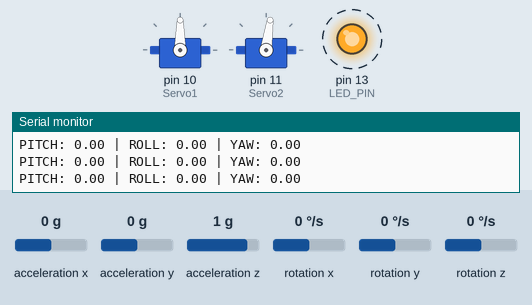
Bench run of a sketch on a simulated Arduino Uno, built with avr-gcc and run on an emulated ATmega328P. On the bench: 2 × servo, output pins drawn as LEDs (lit = HIGH), the last lines printed to the serial monitor. Dashed ring = blinking. The inputs (shaded band) are chosen by the test bench; at power-on: acceleration x 0 g, acceleration y 0 g, acceleration z 1 g, rotation x 0 °/s, rotation y 0 °/s, rotation z 0 °/s.

Above: at 1.7 s.
1.8 s: acceleration x set to -1.4 g
At 2.36 s:
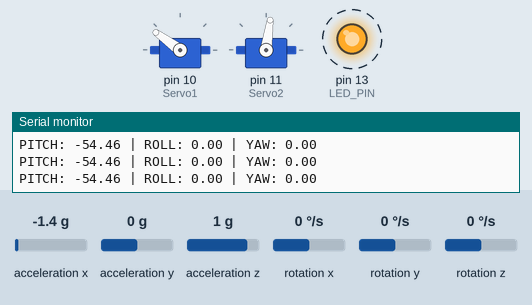
4.8 s: acceleration y set to 0.8 g
At 5.05 s:
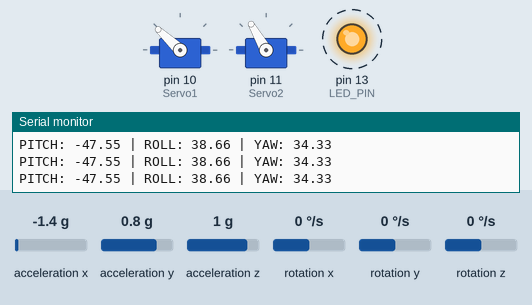
7.8 s: acceleration z set to -1.4 g
At 8.98 s:
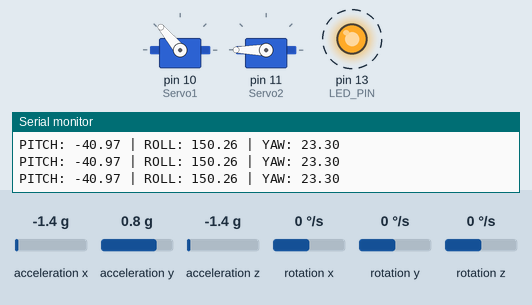
10.8 s: acceleration x set to -0.8 g
At 12.01 s:
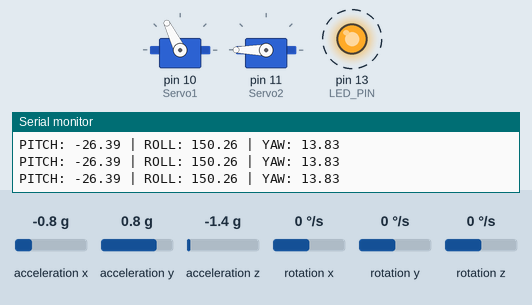
13.8 s: acceleration y set to 0.2 g
At 14.43 s:
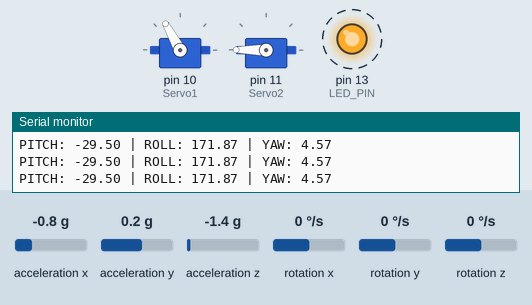
16.8 s: acceleration y set to -0.1 g
At 17.14 s:
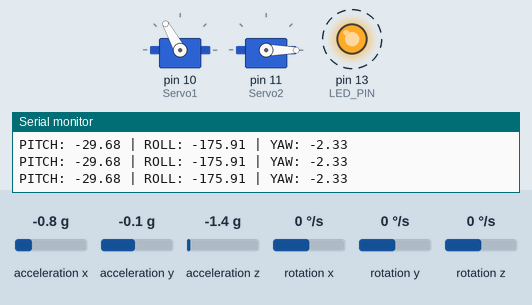
Timing chart, 0 to 20.8 s (numbered marks = the images above; inputs shaded):
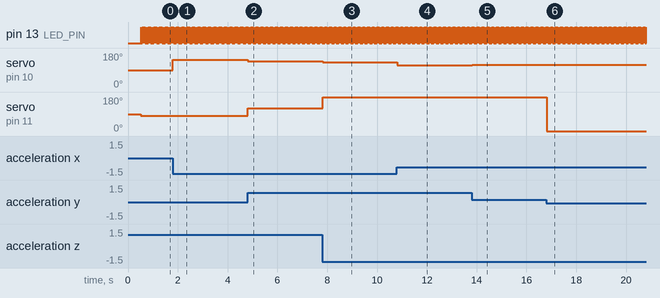

The sketch:

main_project.ino
```cpp
// 2 servo planar stabilization system
// Servo Connection
// BROWN - gnd
// red - 5v
// yellow - d10 (pwm on Sero 1)
//        - d11 (servo 2)
// MPU Connection
// VCC - 5v
// GND - GND
// SCL - A5 (w/ 10k PuR)
// SDA - A4 (w/ 10k PuR)
// INT - D2 (not used)

#include <Servo.h>
#include "I2Cdev.h"
#include "MPU6050_6Axis_MotionApps20.h"
//#include "MPU6050.h"

#define LED_PIN 13
bool blinkState = true;

Servo Servo1;
Servo Servo2;

float mpuPitch = 0;
float mpuRoll = 0;
float mpuYaw = 0;


// define MPU instance
MPU6050 mpu;                    // class default I2C address is 0x68; specific I2C addresses may be passed as a parameter here

// MPU control/status vars
uint8_t mpuIntStatus;   // holds actual interrupt status byte from MPU
uint8_t devStatus;      // return status after each device operation (0 = success, !0 = error)
uint16_t packetSize;    // expected DMP packet size (default is 42 bytes)
uint16_t fifoCount;     // count of all bytes currently in FIFO
uint8_t fifoBuffer[64]; // FIFO storage buffer

// orientation/motion vars
Quaternion q;           // [w, x, y, z]         quaternion container
VectorInt16 aa;         // [x, y, z]            accel sensor measurements
VectorInt16 aaReal;     // [x, y, z]            gravity-free accel sensor measurements
VectorInt16 aaWorld;    // [x, y, z]            world-frame accel sensor measurements
VectorFloat gravity;    // [x, y, z]            gravity vector
float ypr[3];           // [yaw, pitch, roll]   yaw/pitch/roll container and gravity vector

// relative ypr[x] usage based on sensor orientation when mounted, e.g. ypr[PITCH]
#define PITCH   1     // defines the position within ypr[x] variable for PITCH; may vary due to sensor orientation when mounted
#define ROLL  2     // defines the position within ypr[x] variable for ROLL; may vary due to sensor orientation when mounted
#define YAW   0     // defines the position within ypr[x] variable for YAW; may vary due to sensor orientation when mounted

// ================================================================
// ===                      INITIAL SETUP                       ===
// ================================================================

void setup()
{

  Servo1.attach(10);
  Servo2.attach(11);
  /*
  delay(50);
  Servo1.write(0);  // These are command checks to see if the servos work and
  Servo2.write(60); // to help w/ the initial installation.
  delay(500);   // Make sure these movements are clear from the rest of the chassis.
  Servo1.write(180);
  Servo2.write(120);
  delay(500);
  Servo1.write(0);
  Servo2.write(90);
  delay(500);
  */

  // join I2C bus (I2Cdev library doesn't do this automatically)
#if I2CDEV_IMPLEMENTATION == I2CDEV_ARDUINO_WIRE
  Wire.begin();
  TWBR = 24; // 400kHz I2C clock (200kHz if CPU is 8MHz)
#elif I2CDEV_IMPLEMENTATION == I2CDEV_BUILTIN_FASTWIRE
  Fastwire::setup(400, true);
#endif

  Serial.begin(115200);
  while (!Serial);      // wait for Leonardo enumeration, others continue immediately

  // initialize device
  Serial.println(F("Initializing I2C devices..."));
  mpu.initialize();

  // verify connection
  Serial.println(F("Testing device connections..."));
  Serial.println(mpu.testConnection() ? F("MPU6050 connection successful") : F("MPU6050 connection failed"));

  // load and configure the DMP
  Serial.println(F("Initializing DMP"));
  devStatus = mpu.dmpInitialize();


  // CALIBRATED OFFSETS

  mpu.setXGyroOffset(68);
  mpu.setYGyroOffset(-25);
  mpu.setZGyroOffset(-17);
  mpu.setXAccelOffset(-1783);
  mpu.setYAccelOffset(-1002);
  mpu.setZAccelOffset(1348);

  // make sure it worked (returns 0 if so)
  if (devStatus == 0)
  {
    // turn on the DMP, now that it's ready
    Serial.println(F("Enabling DMP"));
    mpu.setDMPEnabled(true);

    // enable Arduino interrupt detection
    Serial.println(F("Enabling interrupt detection (Arduino external interrupt 0)"));
    mpuIntStatus = mpu.getIntStatus();

    // get expected DMP packet size for later comparison
    packetSize = mpu.dmpGetFIFOPacketSize();
  }
  else
  {
    // ERROR!
    // 1 = initial memory load failed, 2 = DMP configuration updates failed (if it's going to break, usually the code will be 1)
    Serial.print(F("DMP Initialization failed code = "));
    Serial.println(devStatus);
  }

  // configure LED for output
  pinMode(LED_PIN, OUTPUT);

}


// ================================================================
// ===                    MAIN PROGRAM LOOP                     ===
// ================================================================

void loop(void)
{
  processAccelGyro();
}


// ================================================================
// ===                    PROCESS ACCEL/GYRO IF AVAILABLE       ===
// ================================================================

void processAccelGyro()
{

  // Get INT_STATUS byte
  mpuIntStatus = mpu.getIntStatus();

  // get current FIFO count
  fifoCount = mpu.getFIFOCount();

  // check for overflow (this should never happen unless our code is too inefficient)
  if ((mpuIntStatus & 0x10) || fifoCount == 1024)
  {
    // reset so we can continue cleanly
    mpu.resetFIFO();
    Serial.println(F("FIFO overflow!"));
    return;
  }

  if (mpuIntStatus & 0x02)  // otherwise continue processing
  {
    // check for correct available data length
    if (fifoCount < packetSize)
      return; //  fifoCount = mpu.getFIFOCount();

    // read a packet from FIFO
    mpu.getFIFOBytes(fifoBuffer, packetSize);

    // track FIFO count here in case there is > 1 packet available
    fifoCount -= packetSize;

    // flush buffer to prevent overflow
    mpu.resetFIFO();

    // display Euler angles in degrees
    mpu.dmpGetQuaternion(&q, fifoBuffer);
    mpu.dmpGetGravity(&gravity, &q);
    mpu.dmpGetYawPitchRoll(ypr, &q, &gravity);
    mpuPitch = ypr[PITCH] * 180 / M_PI;
    mpuRoll = ypr[ROLL] * 180 / M_PI;
    mpuYaw  = ypr[YAW] * 180 / M_PI;

    Serial.print("PITCH: ");
    Serial.print(ypr[PITCH] * 180 / M_PI);
    Serial.print(" | ROLL: ");
    Serial.print(ypr[ROLL] * 180 / M_PI);
    Serial.print(" | YAW: ");
    Serial.print(ypr[YAW] * 180 / M_PI);
    Serial.println();

    // flush buffer to prevent overflow
    mpu.resetFIFO();

    // blink LED to indicate activity
    blinkState = !blinkState;
    digitalWrite(LED_PIN, blinkState);

    // flush buffer to prevent overflow
    mpu.resetFIFO();

    Servo1.write(-mpuPitch + 90);
    Servo2.write(mpuRoll + 82);

    //delay(15);

    // flush buffer to prevent overflow
    mpu.resetFIFO();

  } // if (mpuIntStatus & 0x02)
}  // processAccelGyro()
```

Measured:
- the behaviour switches between 0.1 and 0 g on acceleration y (found by bisection; images 5 and 6)
- after the input at 1.8 s, servo on pin 10 (Servo1): 90° → 144° at once
- after the input at 4.8 s, servo on pin 10 (Servo1): 144° → 137° at once; servo on pin 11 (Servo2): 82° → 120° at once
- after the input at 7.8 s, servo on pin 10 (Servo1): 137° → 130° at once; servo on pin 11 (Servo2): 120° → 180° at once
- after the input at 10.8 s, servo on pin 10 (Servo1): 130° → 116° at once
- after the input at 13.8 s, servo on pin 10 (Servo1): 116° → 119° at once
- after the input at 16.8 s, servo on pin 11 (Servo2): 180° → 0° at once
- by itself, pin 13 (LED_PIN): alternates HIGH for 0.01 s and LOW for 0.01 s
